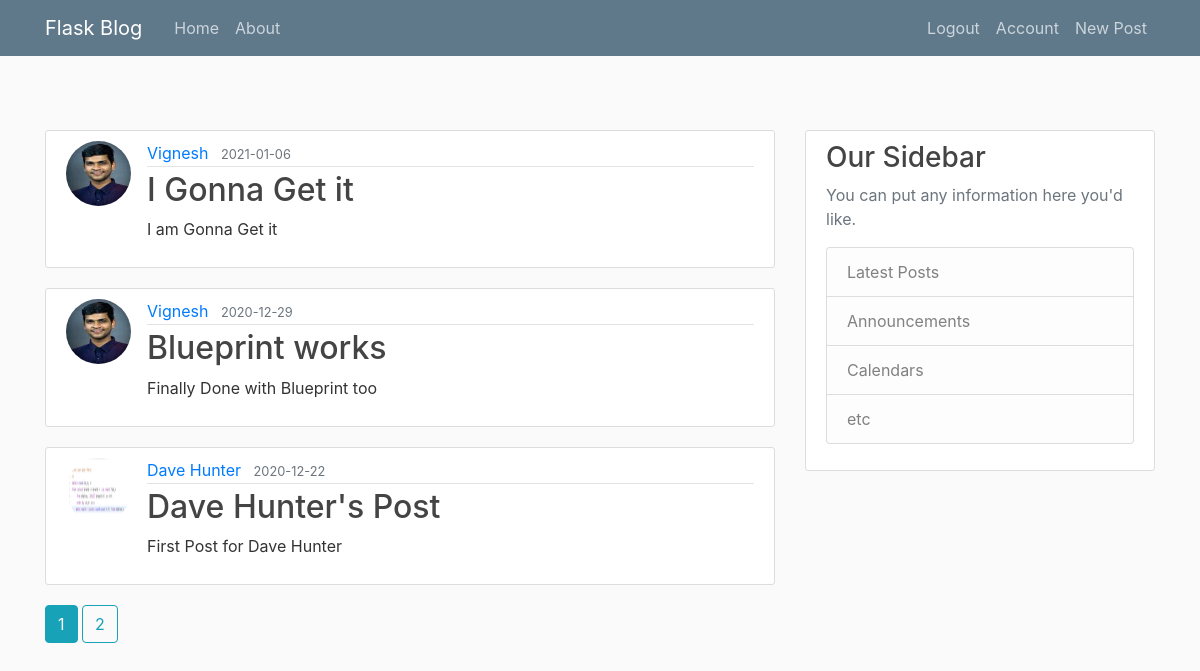
Screenshot of /home (signed in) with the database file from the repository.
### flaskblog/models.py (models this page shows, shortened)
class Post(db.Model):
    id = db.Column(db.Integer, primary_key=True)
    title = db.Column(db.String(100), unique=True, nullable=False)
    date_posted = db.Column(db.DateTime, nullable=False, default=datetime.utcnow)
    content = db.Column(db.Text, nullable=False)
    user_id = db.Column(db.Integer, db.ForeignKey("user.id"), nullable=False)

class User(db.Model, UserMixin):
    id = db.Column(db.Integer, primary_key=True)
    username = db.Column(db.String(20), unique=True, nullable=False)
    email = db.Column(db.String(120), unique=True, nullable=False)
    image_file = db.Column(db.String(20), nullable=False, default="default.jpg")
    password = db.Column(db.String(60), nullable=False)
    posts = db.relationship("Post", backref="author", lazy=True)

### flaskblog/main/routes.py (the view)
@main.route("/")
@main.route("/home")
def home_page():
    page = request.args.get("page", 1, type=int)
    posts = Post.query.order_by(Post.date_posted.desc()).paginate(page=page, per_page=3)
    return render_template("home.html", posts=posts)

### flaskblog/models.py (called while the page is built)
@login_manager.user_loader
def load_user(user_id):
    return User.query.get(int(user_id))

### flaskblog/templates/home.html (shortened to what this page needs)
{% extends "layout.html" %}
{% block content %}
    {% for post in posts.items %}
        <article class="media content-section">
            <img src="{{ url_for('static', filename='profile_pics/' + post.author.image_file) }}" alt="" class="rounded-circle article-img">
          <div class="media-body">
            <div class="article-metadata">
              <a class="mr-2" href="{{ url_for('users.user_posts', username=post.author.username) }}">{{ post.author.username }}</a>
              <small class="text-muted">{{ post.date_posted.strftime('%Y-%m-%d') }}</small>
            </div>
            <h2><a class="article-title" href="{{ url_for('posts.post', post_id=post.id) }}">{{ post.title }}</a></h2>
            <p class="article-content">{{ post.content }}</p>
          </div>
        </article>
    {% endfor %}
    {% for page_num in posts.iter_pages(left_edge=1, right_edge=1, left_current=1, right_current=2) %}
    {% if page_num %}
        {% if posts.page == page_num %}
            <a class="btn btn-info mb-4" href="{{ url_for('main.home_page', page=page_num) }}">{{ page_num }}</a>
        {% else %}
            <a class="btn btn-outline-info mb-4" href="{{ url_for('main.home_page', page=page_num) }}">{{ page_num }}</a>
        {% endif %}
    {% endif %}
    {% endfor %}
{% endblock content %}

### flaskblog/static/main.css (style rules this page uses)
body { background: #fafafa; color: #333333; margin-top: 5rem; }
h1, h2, h3, h4, h5, h6 { color: #444444; }
.content-section { background: #ffffff; padding: 10px 20px; border: 1px solid #dddddd; border-radius: 3px; margin-bottom: 20px; }
.article-title { color: #444444; }
.article-content { white-space: pre-line; }
.article-img { height: 65px; width: 65px; margin-right: 16px; }
.article-metadata { padding-bottom: 1px; margin-bottom: 4px; border-bottom: 1px solid #e3e3e3 }

### rows the page displays
Post: image_file (picture), author.username "Vignesh", date_posted "2021-01-06", title "I Gonna Get it", content "I am Gonna Get it"
Post: image_file (picture), author.username "Vignesh", date_posted "2020-12-29", title "Blueprint works", content "Finally Done with Blueprint too"
Post: image_file (picture), author.username "Dave Hunter", date_posted "2020-12-22", title "Dave Hunter's Post", content "First Post for Dave Hunter"

### other values shown
{{ page_num }} "1"
{{ page_num }} "2"
